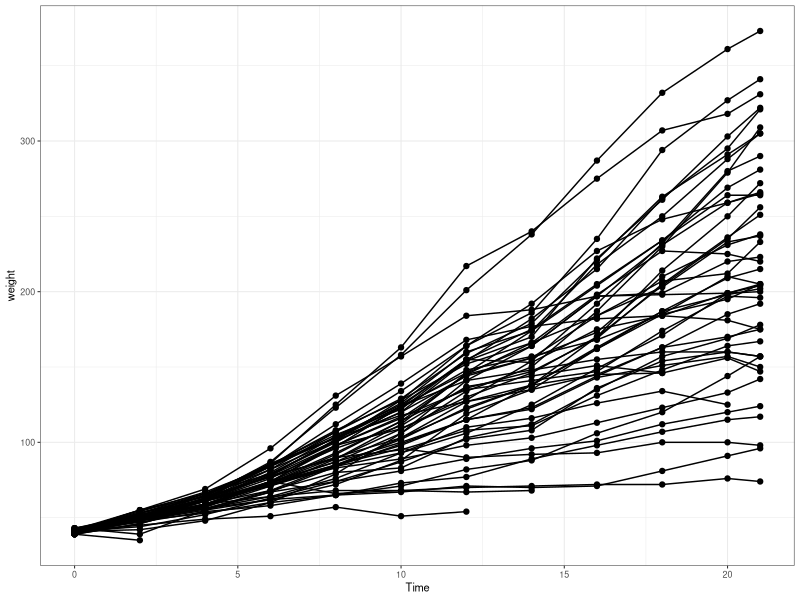
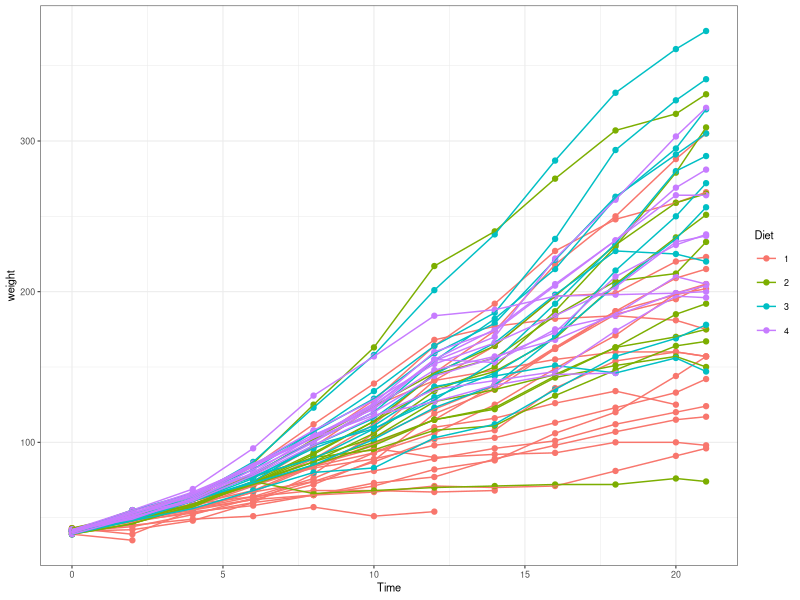
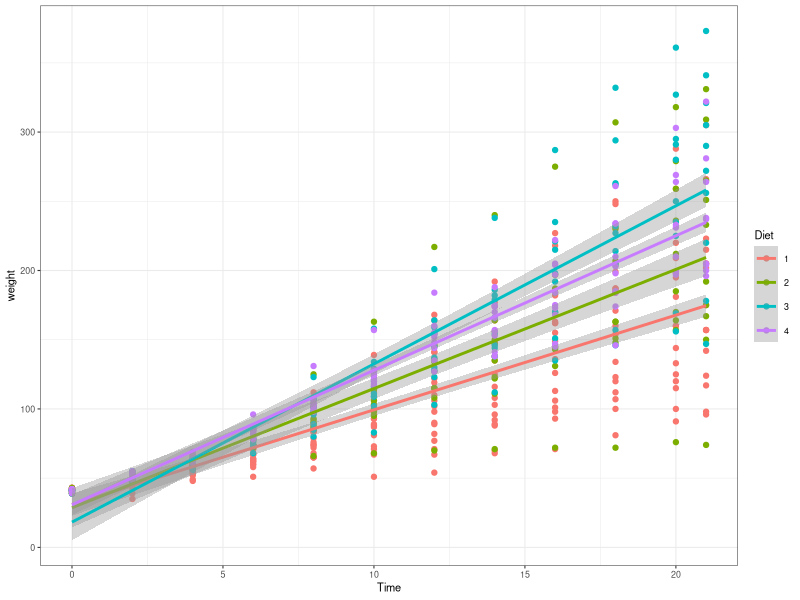
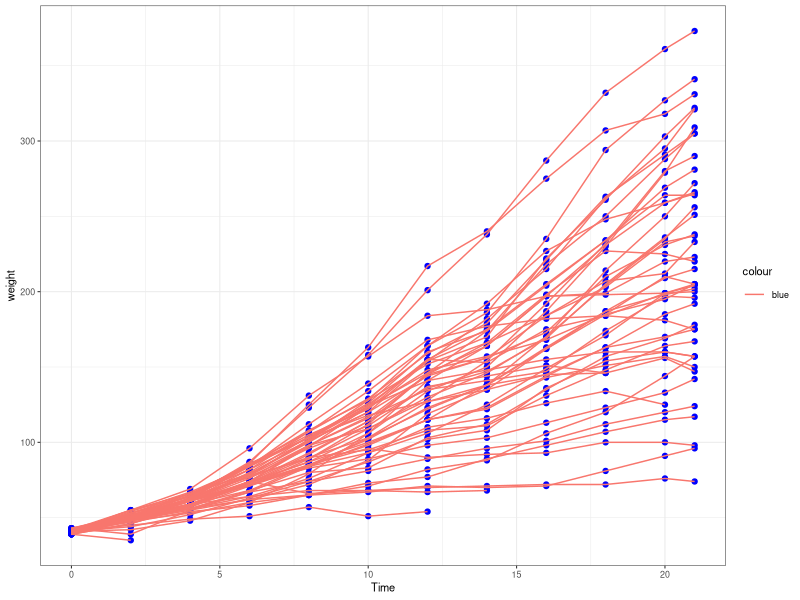
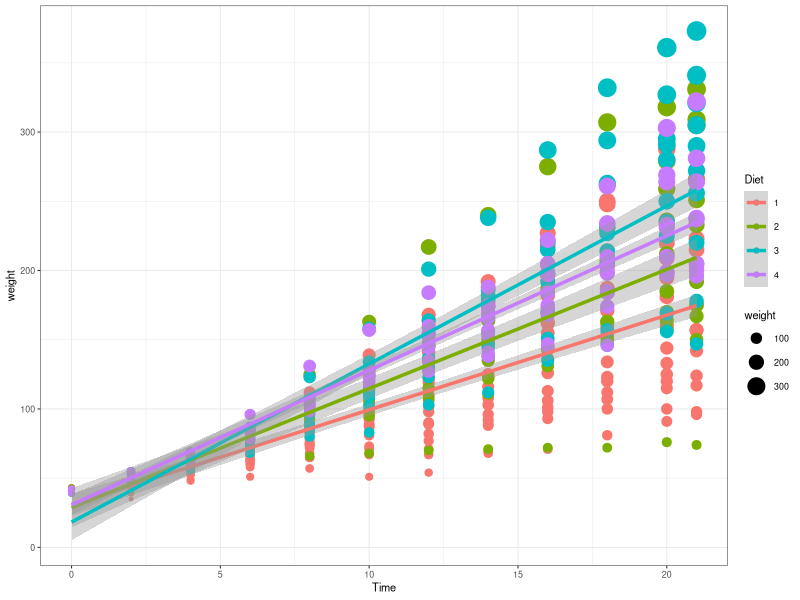
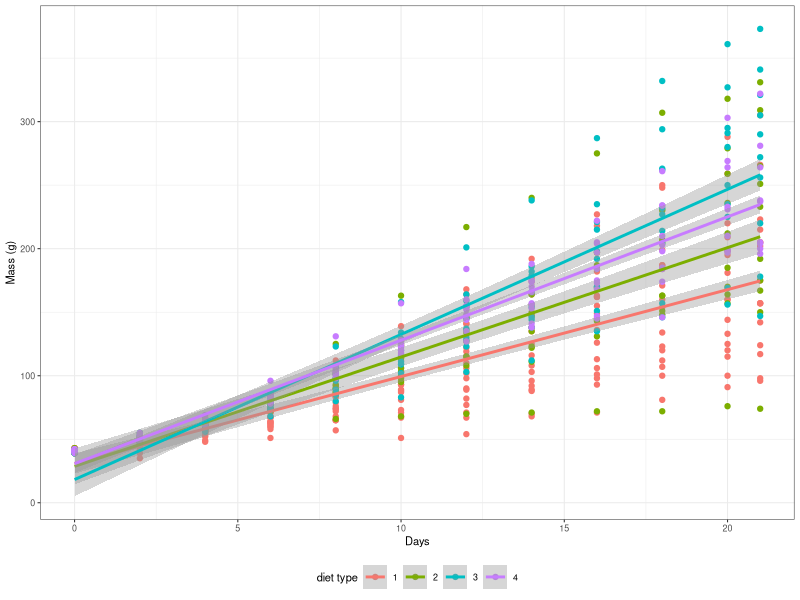

Recreate these plots in R, in order.
## ---- chunk 1
knitr::opts_chunk$set(
  comment = "R>", 
  warning = FALSE, 
  message = FALSE,
  fig.width = 4.5,
  fig.height = 2.625,
  out.width = "75%",
  fig.asp = NULL, # control via width/height
  dpi = 300
)

ggplot2::theme_set(
  ggplot2::theme_minimal(base_size = 8)
)
ggplot2::theme_set(
  ggplot2::theme_bw(base_size = 8)
)
## ---- chunk 2
# Load libraries
library(tidyverse)

# Load data
ChickWeight <- datasets::ChickWeight

# Create a basic figure
ggplot(data = ChickWeight, aes(x = Time, y = weight)) +
  geom_point() +
  geom_line(aes(group = Chick))
## ---- chunk 3
ggplot(data = ChickWeight, aes(x = Time, y = weight, colour = Diet)) +
  geom_point() +
  geom_line(aes(group = Chick))
## ---- chunk 4
ggplot(data = ChickWeight, aes(x = Time, y = weight, colour = Diet)) +
  geom_point() +
  geom_smooth(method = "lm")
## ---- chunk 5
ggplot(data = ChickWeight, aes(x = Time, y = weight)) +
  geom_point(colour = "blue") +
  geom_line(aes(group = Chick, colour = "blue"))
## ---- chunk 6
ggplot(data = ChickWeight, aes(x = Time, y = weight, colour = Diet)) +
  geom_point(aes(size = weight)) +
  geom_smooth(method = "lm", size = 1.2)
## ---- chunk 7
ggplot(data = ChickWeight, aes(x = Time, y = weight, colour = Diet)) +
  geom_point() +
  geom_smooth(method = "lm") +
  labs(x = "Days", y = "Mass (g)", colour = "diet type") + # Change the labels
  theme(legend.position = "bottom") # Change the legend position
